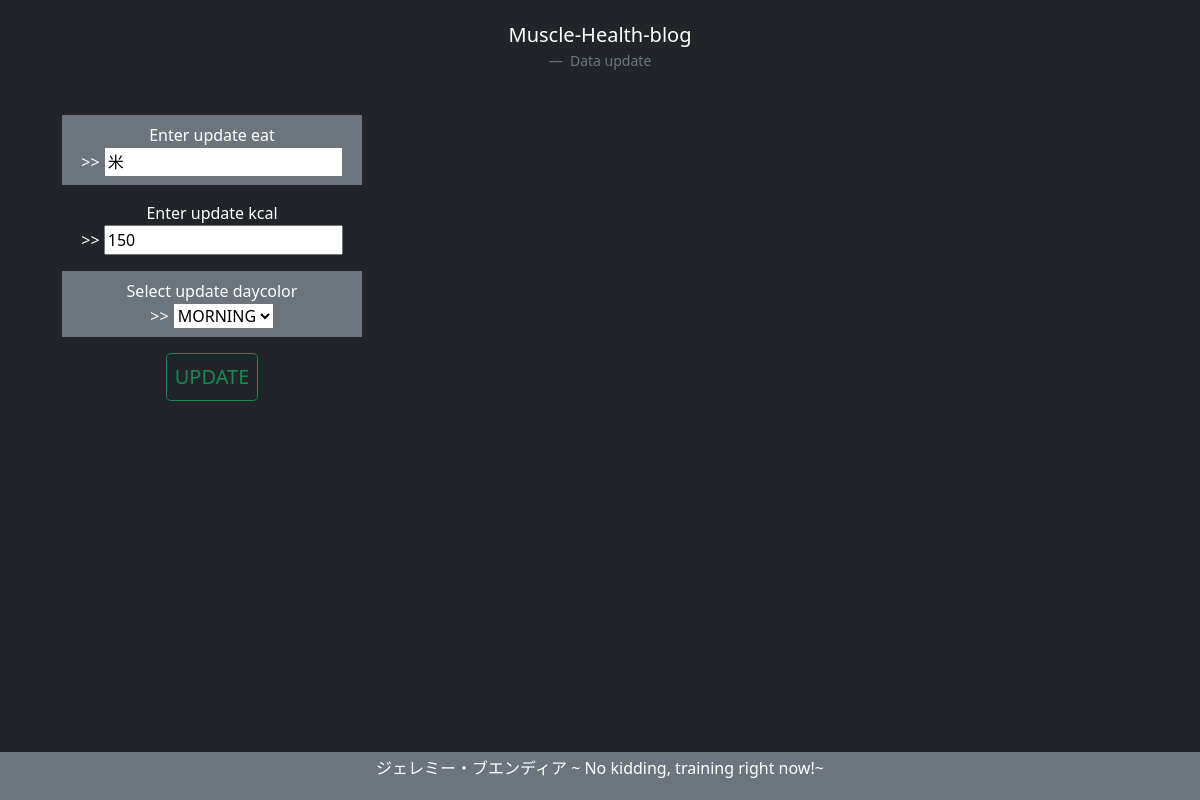
The page /update/226 on the database its author committed.
### karo/models.py (models this page shows, shortened)
class KaroModel(models.Model):
    eat = models.CharField(max_length=20)
    kcol = models.IntegerField(null=True, blank=True, default=0)
    daycolor = models.CharField(
        max_length=10,
        choices = CHOICE,
        default = "secondary"
        )
    date = models.DateTimeField(default=timezone.now())
    goleKcol = models.IntegerField(default=0)

### karo/views.py (the view)
# urls.py: path("update/<int:pk>", KaroUpdate.as_view(), name="update"),
class KaroUpdate(UpdateView):
    template_name="update.html"
    model = KaroModel
    fields = ("eat", "kcol", "daycolor")
    success_url = reverse_lazy("list")

### templates/update.html (shortened to what this page needs)
{% extends 'base.html' %}
{% load mathfilters %}
{% block header %}
<div class="text-white sticky-top w-100 p-1  mb-3 bg-dark">
  <figure class="text-center">
    <blockquote class="blockquote mb-3">
      <p>
        Muscle-Health-blog</p>
    </blockquote>
    <figcaption class="blockquote-footer mb-3">
        Data update
    </figcaption>
  </figure>
  </div>
{% endblock %}
{% block sidebar %}
<form action="" method="POST" class="container text-center text-white">{% csrf_token %}
    <div class="m-2 p-2 text-center bg-secondary">
        <label for="name">Enter update eat </label><br>
        >> {{ form.eat }}
      </div>
    <div class="m-2 p-2 text-center ">
        <label for="name">Enter update kcal </label><br>
        >> {{ form.kcol }}
      </div>
    <div class="m-2 p-2 text-center bg-secondary">
        <label for="name">Select update daycolor </label><br>
        >> {{ form.daycolor }}
      </div>
    <input type="submit" value="UPDATE" class="btn  btn-outline-success btn-lg text-success m-2 p-2">
</form>
{% endblock%}
{% block footer %}
	<div class="row ">
		<div class="col-12">
            <p class="p-1">	ジェレミー・ブエンディア ~
                No kidding, training right now!~</p>
        </div>
	</div>
{% endblock %}

### rows shown on the page
KaroModel: eat "米", kcol "150", daycolor "MORNING"
